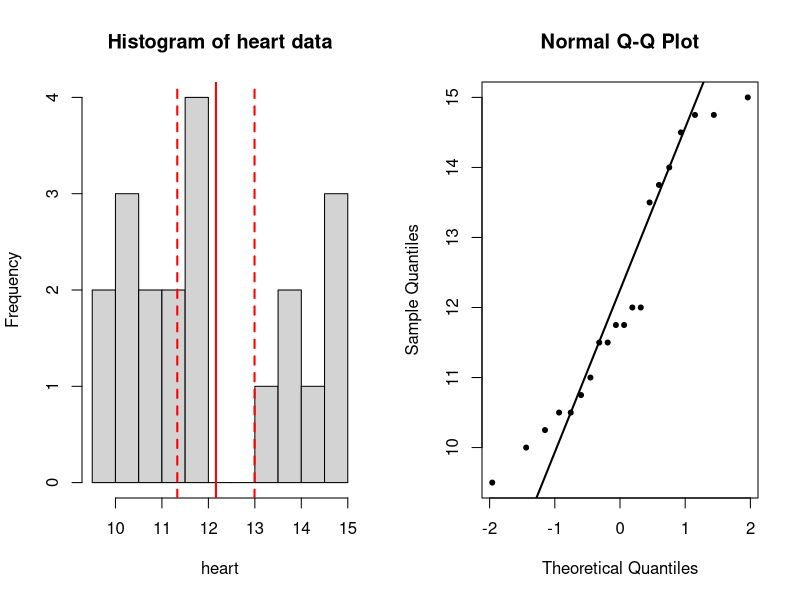
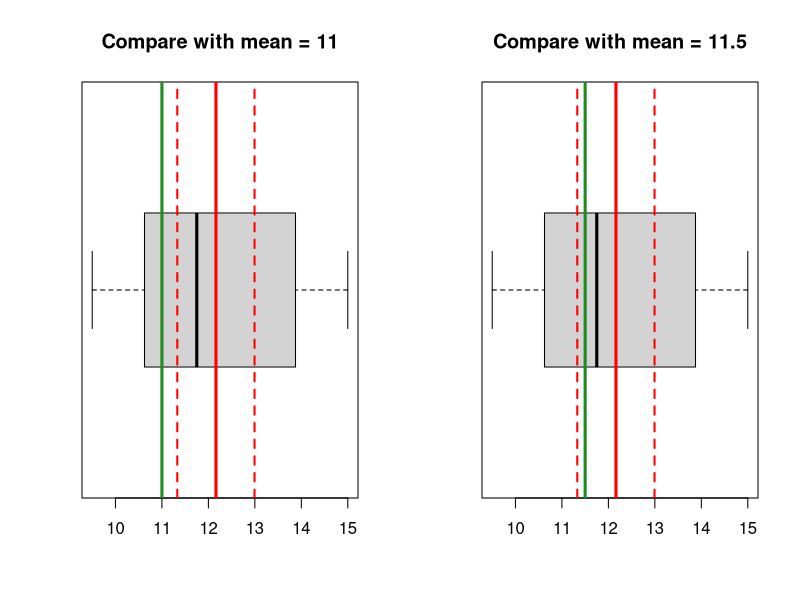

Generate these figures, in order, with R:
## ---- chunk 1
# enter the data
heart <- c(11.5, 14.75, 13.75, 10.5, 14.75,
           13.5, 10.75, 9.5, 11.75, 12, 
           10.5, 11.75, 10, 14.5, 12, 
           11, 14, 15, 11.5, 10.25)
## ---- chunk 2
# compute the mean
sum_heart <- 11.5 + 14.75 + 13.75 + 10.5 + 14.75 + 
  13.5 + 10.75 + 9.5 + 11.75 + 12 + 
  10.5 + 11.75 + 10 + 14.5 + 12 + 
  11 + 14 + 15 + 11.5 + 10.25

n <- 20 # length(heart)

sum_heart
sum_heart/20

# formula: sum(heart)/length(heart)
mean(heart)  # 12.162
## ---- chunk 3
# standard deviation, 95% confidence interval

# formula (sd): sqrt(1/(n-1) * (sum(xi - xbar)^2))
# translate into format that R can understand:

n <- 20  # length(heart)
sqrt(1/(n-1) * (sum((heart - mean(heart))^2))) # be careful with brackets

sd(heart) # 1.779


# 95% CI (quantile from t-distribution)
# formula: CI = xbar +- t(n-1, alpha/2) * sd/sqrt(n)
# translate into format R can understand:

t025 <- qt(p = 0.025, df = n-1) # -2.09
t975 <- qt(p = 0.975, df = n-1) # 2.09
c(t025, t975) # symmetric around 0

ci_lower <- 12.162 - 2.09 * 1.779/sqrt(20)
ci_upper <- 12.162 + 2.09 * 1.779/sqrt(20)
c(ci_lower, ci_upper)

# verify by doing a one-sample t-test
# by default, it tests whether mean is 0
t.test(heart)
## ---- chunk 4
par(mfrow = c(1, 2))
# histogram
hist(heart, breaks = 10, main = 'Histogram of heart data')
abline(v = mean(heart), col = 'red', lwd = 2)
abline(v = c(ci_lower, ci_upper), col = 'red', lwd = 2,
       lty = 'dashed')

# qqplot 
qqnorm(heart, pch = 20)
qqline(heart, lwd = 2)
## ---- chunk 5
# boxplot 
par(mfrow = c(1, 2))
# compare with 11
boxplot(heart, horizontal = T, main = 'Compare with mean = 11')
abline(v = mean(heart), col = 'red', lwd = 3)
abline(v = c(ci_lower, ci_upper), col = 'red', lwd = 2,
       lty = 'dashed')
abline(v = 11, col = 'forestgreen', lwd = 3)


# compare with 11.5
boxplot(heart, horizontal = T, main = 'Compare with mean = 11.5')
abline(v = mean(heart), col = 'red', lwd = 3)
abline(v = c(ci_lower, ci_upper), col = 'red', lwd = 2,
       lty = 'dashed')
abline(v = 11.5, col = 'forestgreen', lwd = 3)
## ---- chunk 6
# H0: mu = 11; H1: mu != 11
t.test(heart, mu = 11, conf.level = 0.95)

# H0: mu = 11.5; H1: mu != 11.5
t.test(heart, mu = 11.5, conf.level = 0.95)
